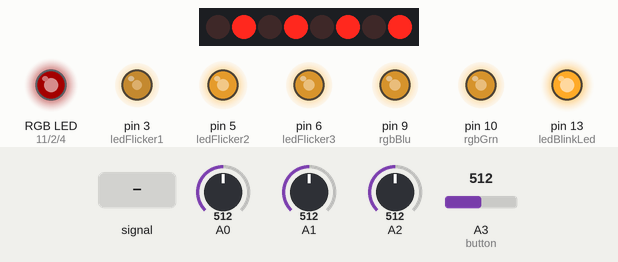
The sketch below on a simulated Arduino Uno, built with avr-gcc and run on an emulated ATmega328P. Shown: 8 shift-register outputs drawn as a row of LEDs (first output left, lit = HIGH), an RGB LED mixed from three pins (HIGH = lit), output pins drawn as LEDs (lit = HIGH). Wiring (inferred from the names in the program): shift register (74HC595): data pin 12; shift clock pin 7; latch pin 8. Wiring (inferred from the signals the program sends): row of LEDs: on Q0, Q1, Q2, Q3, Q4, Q5, Q6, Q7. Dashed ring = blinking. The inputs (shaded band) are chosen by the test bench; at power-on: A3 (button) = 512, A0 = 512, A1 = 512, A2 = 512. Dim RGB values are drawn brighter than linear; random numbers use the default seed unless the sketch sets one; pins used as bus, display or sensor lines are not drawn.

Above: at 1.8 s.
1.9 s: A3 (button) set to 212
At 3.01 s:
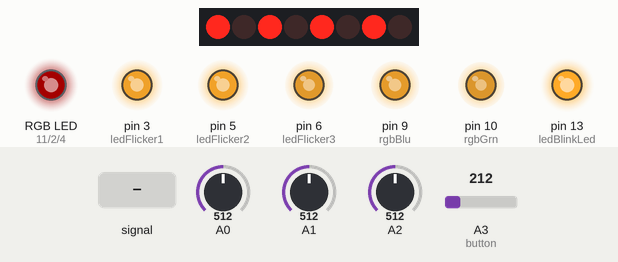
3.8 s: A3 (button) set to 188
At 4.54 s:
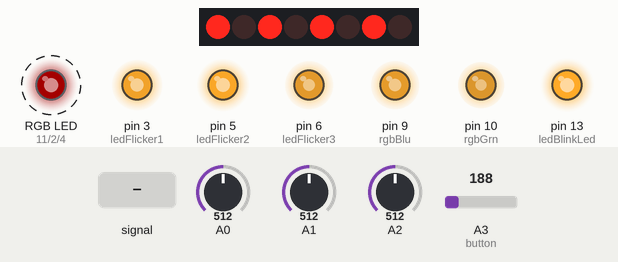
5.8 s: A3 (button) set to 306
8.4 s: A3 (button) fed a 200 Hz sine of ±255 counts around its level
At 8.81 s:
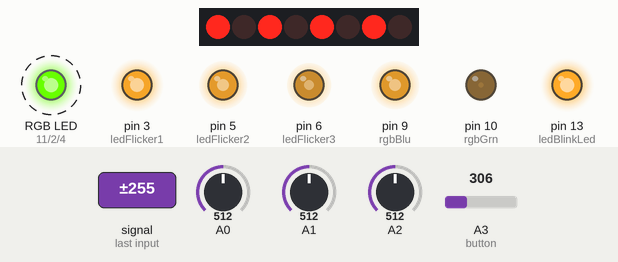
10.6 s: A3 (button) fed a 2 Hz sine of ±306 counts around its level
At 11.8 s:
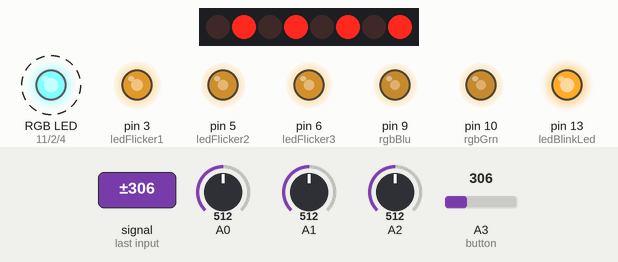
13.1 s: A3 (button) fed a 1000 Hz sine of ±255 counts around its level
Timing chart, 0 to 19.0 s (numbered marks = the images above; inputs shaded):
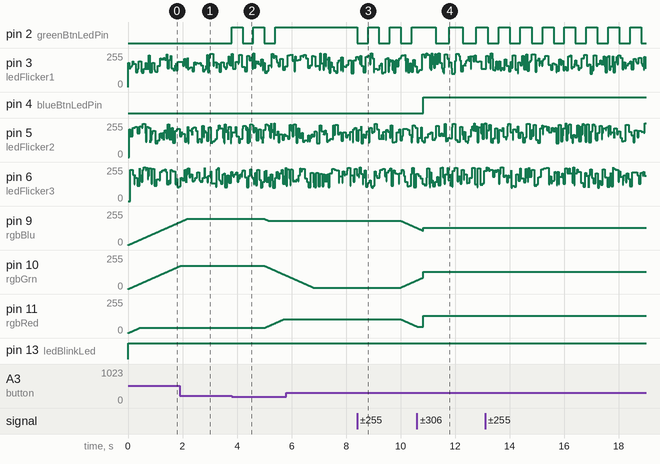

Measured:
- the behaviour switches between 196 and 195 on A3 (button) (found by bisection; images 1 and 2)
- after the input at 3.8 s, pin 2 (greenBtnLedPin): alternates HIGH for 0.40 s and LOW for 0.40 s, starting at once
- after the input at 8.4 s, pin 2 (greenBtnLedPin): alternates HIGH for 0.40 s and LOW for 0.40 s, starting at once
- after the input at 10.6 s, pin 4 (blueBtnLedPin): LOW → HIGH after 0.23 s

The sketch:

NeTibEddie.ino
```cpp
/*
N NeTibEddie vBeta
Lighting effects controller for Nscale Model Railroad

April 2017, David Wood
*/

// Initiate ledBlink pins for LEDs and Shift Register 74HC595
const int ledBlinkLed = 13;
const int ledBlinkLatch = 8;
const int ledBlinkClock = 7;
const int ledBlinkData = 12;

// Initiate ledBlink Variable for LEDs on 74HC595
int ledBlinkAddress1 = 85;
int ledBlinkAddress2 = 170;

// Initiate ledSolid Variable for LEDs on 74HC595
int ledSolidAddress1 = 255;

// Initiate ledBlink Variables for Led State, time of last change and the Interval time to change states
int ledBlinkState = LOW;
unsigned long timeNow = millis();
unsigned long ledBlinkTimeB4 = 0;
unsigned long ledBlinkInterval = 1000;

// Initiate timing variables and constants for buttonRead function
unsigned long btnFtnInterval = 2000;
unsigned long btnOneFtnOneTimeB4 = 0;
unsigned long btnOneFtnTwoTimeB4 = 0;
unsigned long btnTwoFtnOneTimeB4 = 0;
unsigned long btnTwoFtnTwoTimeB4 = 0;
unsigned long btnDebounceTimeB4 = 0;
unsigned long btnDebounceDelay = 400;

// Initiate button variables and constants for buttonRead function
int btnOne = 0;
int btnTwo = 145;
int btnVolts = 1024;
const int btnTollerance = 50;

// Initiate button State variables
int btnOneState = 1;
int btnTwoState = 1;

// Initiate button LED Pins
int blueBtnLedPin = 4;
int greenBtnLedPin = 2;

// Initiate ledFlicker pins for LEDs [Need to be PWM pins]
const int ledFlicker1 = 3;
const int ledFlicker2 = 5;
const int ledFlicker3 = 6;

// Initiate ledFlicker variables for time of last change, and random interval time to change light level
unsigned long ledFlickerTimeB41 = 0;
unsigned long ledFlickerTimeB42 = 0;
unsigned long ledFlickerTimeB43 = 0;
unsigned long ledFlickerInterval1 = random(100);
unsigned long ledFlickerInterval2 = random(100);
unsigned long ledFlickerInterval3 = random(100);

// Initiate rgbCrossfade pins for Leds [Need to be PWM pins]
const int rgbRed = 11;
const int rgbGrn = 10;
const int rgbBlu = 9;

// Initiate rgbCrossfade variables for time of last change, and interval time to change light level
unsigned long rgbTimeB4 = 0;
unsigned long rgbInterval = 5000;
unsigned long rgbFadeTimeB4 = 0;
unsigned long rgbFadeInterval = 10;

// Initiate assignable values for current & next rgb colour mix.
int rgbRedOld = 0;
int rgbGrnOld = 0;
int rgbBluOld = 0;

int rgbRedNew = random(0, 255);
int rgbGrnNew = random(0, 255);
int rgbBluNew = random(0, 255);

// Initiate rgbCrossfade variables for manual operation
int redPot;
int grnPot;
int bluPot;
int redLed;
int grnLed;
int bluLed;

void setup(){

  // Setup button LED Pins
  pinMode(blueBtnLedPin, OUTPUT);
  pinMode(greenBtnLedPin, OUTPUT);
  // Setup ledBlink pins to be outputs
  pinMode(ledBlinkLed, OUTPUT);
  pinMode(ledBlinkLatch, OUTPUT);
  pinMode(ledBlinkClock, OUTPUT);
  pinMode(ledBlinkData, OUTPUT);
  // Setup ledFlicker pins to be outputs
  pinMode(ledFlicker1, OUTPUT);
  pinMode(ledFlicker2, OUTPUT);
  pinMode(ledFlicker3, OUTPUT);
  // Setup rgbCrossfade pins to be outputs
  pinMode(rgbRed, OUTPUT);
  pinMode(rgbGrn, OUTPUT);
  pinMode(rgbBlu, OUTPUT);
}


// Main Program, run functions.
void loop(){

  // Run ledFlicker function
  ledFlicker();

  // Run button read function
  buttonRead();

  // Button One mode selection and run rgbCrossfadeAuto or rgbCrossfadeMan
  switch (btnOneState){
    case 1:
      rgbCrossfadeAuto();
      digitalWrite(blueBtnLedPin, LOW);
    break;
    case 2:
      rgbCrossfadeMan();
      digitalWrite(blueBtnLedPin, HIGH);
    break;
    default:
      rgbCrossfadeAuto();
      digitalWrite(blueBtnLedPin, LOW);
    break;
  }

  // Button Two mode selection and run ledBlink or ledSolid
  switch (btnTwoState){
    case 1:
      ledBlink();
      digitalWrite(greenBtnLedPin, LOW);
    break;
    case 2:
      ledSolid();
      digitalWrite(greenBtnLedPin, HIGH);
    break;
    default:
      ledBlink();
      digitalWrite(greenBtnLedPin, LOW);
    break;
    }
}


// ledBlink function
void ledBlink(){

  // Light the tree top LED
  digitalWrite(ledBlinkLed, HIGH);

  // Check the time, see if it's time to blink, blink, change the state and record the time
  timeNow = millis();

  if (timeNow - ledBlinkTimeB4 > ledBlinkInterval){
    ledBlinkTimeB4 = timeNow;

    // if the Led is off turn it on and vice-versa
    if (ledBlinkState == LOW){
    ledBlinkState = HIGH;

    // take the latchPin low so the LEDs don't change while sending bits
    digitalWrite(ledBlinkLatch, LOW);

    //ShiftOUT address 1
    shiftOut(ledBlinkData, ledBlinkClock, MSBFIRST, ledBlinkAddress1);

    // take latchPin high to light up the LEDs
    digitalWrite(ledBlinkLatch, HIGH);
    }

    else{
    ledBlinkState = LOW;

    // take the latchPin low so the LEDs don't change while sending bits
    digitalWrite(ledBlinkLatch, LOW);

    //ShiftOUT address 2
    shiftOut(ledBlinkData, ledBlinkClock, MSBFIRST, ledBlinkAddress2);

    // take latchPin high to light up the LEDs
    digitalWrite(ledBlinkLatch, HIGH);
    }
  }
}


// ledSolid function
void ledSolid(){

  // Light the tree top LED
  digitalWrite(ledBlinkLed, HIGH);

  // take the latchPin low so the LEDs don't change while sending bits
  digitalWrite(ledBlinkLatch, LOW);

  //ShiftOUT address 1
  shiftOut(ledBlinkData, ledBlinkClock, MSBFIRST, ledSolidAddress1);

  // take latchPin high to light up the LEDs
  digitalWrite(ledBlinkLatch, HIGH);
}


void buttonRead(){
  // button read function

  // read voltage levels of button ladder
  btnVolts = analogRead(A3);

  // Debounce button for stability
  if(timeNow > btnDebounceTimeB4 + btnDebounceDelay){

    // Check if a button has been pressed and change States
    if(btnVolts < btnOne + btnTollerance){
      ++ btnOneState;
      btnDebounceTimeB4 = millis();
      }

    if(btnVolts >= btnTwo - btnTollerance && btnVolts <= btnTwo + btnTollerance){
      ++ btnTwoState;
      btnDebounceTimeB4 = millis();
    }

    // Make sure Button States don't exceed number of functions
    if(btnOneState >= 3){
      btnOneState = 1;
    }
    if(btnTwoState >= 3){
      btnTwoState = 1;
    }
  }
}


// ledFlicker Function
// Use random values, from 100 to 255, so Leds are between 40% and 100% duty cycle
// Create random delay to slow flicker effect
void ledFlicker(){

  // Check the time, see if it's time to flicker, flicker, record the time, and reassign the interval
  timeNow = millis();

  // ledFlicker1
  if (timeNow - ledFlickerTimeB41 > ledFlickerInterval1){
    ledFlickerTimeB41 = timeNow;
    ledFlickerInterval1 = random(100);

   // Flicker the Led randomly from 40% to 100% duty cycle
    analogWrite(ledFlicker1, random(100, 255));
  }

  // ledFlicker2
  if (timeNow - ledFlickerTimeB42 > ledFlickerInterval2){
    ledFlickerTimeB42 = timeNow;
    ledFlickerInterval2 = random(100);

   // Flicker the Led randomly from 40% to 100% duty cycle
    analogWrite(ledFlicker2, random(100, 255));
  }

    // ledFlicker3
  if (timeNow - ledFlickerTimeB43 > ledFlickerInterval3){
    ledFlickerTimeB43 = timeNow;
    ledFlickerInterval3 = random(100);

   // Flicker the Led randomly from 40% to 100% duty cycle
    analogWrite(ledFlicker3, random(100, 255));
  }
}


// rgbCrossfadeAuto function
void rgbCrossfadeAuto(){

  // Check the time.
  timeNow = millis();

  // If correct interval has passed asign new colours to the RGB LEDs, and reset the time
  if (timeNow - rgbTimeB4 > rgbInterval){
    rgbTimeB4 = timeNow;

    // Pick new random colours for the RGB LEDs
    rgbRedNew = random(0, 255);
    rgbGrnNew = random(0, 255);
    rgbBluNew = random(0, 255);
    }

    // When LED colours have changed, gentally fade to the new colour
  if (rgbRedOld != rgbRedNew || rgbGrnOld != rgbGrnNew || rgbBluOld != rgbBluNew){

    // If correct interval has passed fade towards new rgb LED colours, and reset the time
    if (timeNow - rgbFadeTimeB4 > rgbFadeInterval){
      rgbFadeTimeB4 = timeNow;

      // Check and Change Red LED on step up or down
       if (rgbRedOld < rgbRedNew){
         ++ rgbRedOld;
         analogWrite(rgbRed, rgbRedOld);
       }
       if (rgbRedOld > rgbRedNew){
         -- rgbRedOld;
         analogWrite(rgbRed, rgbRedOld);
       }

       // Check and Change Green LED on step up or down
       if (rgbGrnOld < rgbGrnNew){
         ++ rgbGrnOld;
         analogWrite(rgbGrn, rgbGrnOld);
       }
       if (rgbGrnOld > rgbGrnNew){
         -- rgbGrnOld;
         analogWrite(rgbGrn, rgbGrnOld);
       }

       // Check and Change Blue LED on step up or down
       if (rgbBluOld < rgbBluNew){
         ++ rgbBluOld;
         analogWrite(rgbBlu, rgbBluOld);
       }
       if (rgbBluOld > rgbBluNew){
         -- rgbBluOld;
         analogWrite(rgbBlu, rgbBluOld);
       }
      }
    }
}


// rgbCrossfadeMan function
void rgbCrossfadeMan(){

  // Read the Pot levels, divide by 4 for light levels
  redPot = analogRead(A0);
  redLed = redPot / 4;
  grnPot = analogRead(A1);
  grnLed = grnPot / 4;
  bluPot = analogRead(A2);
  bluLed = bluPot / 4;

  // Change rgbCrossfade Leds Colour
  analogWrite(rgbRed, redLed);
  analogWrite(rgbGrn, grnLed);
  analogWrite(rgbBlu, bluLed);
}
```
